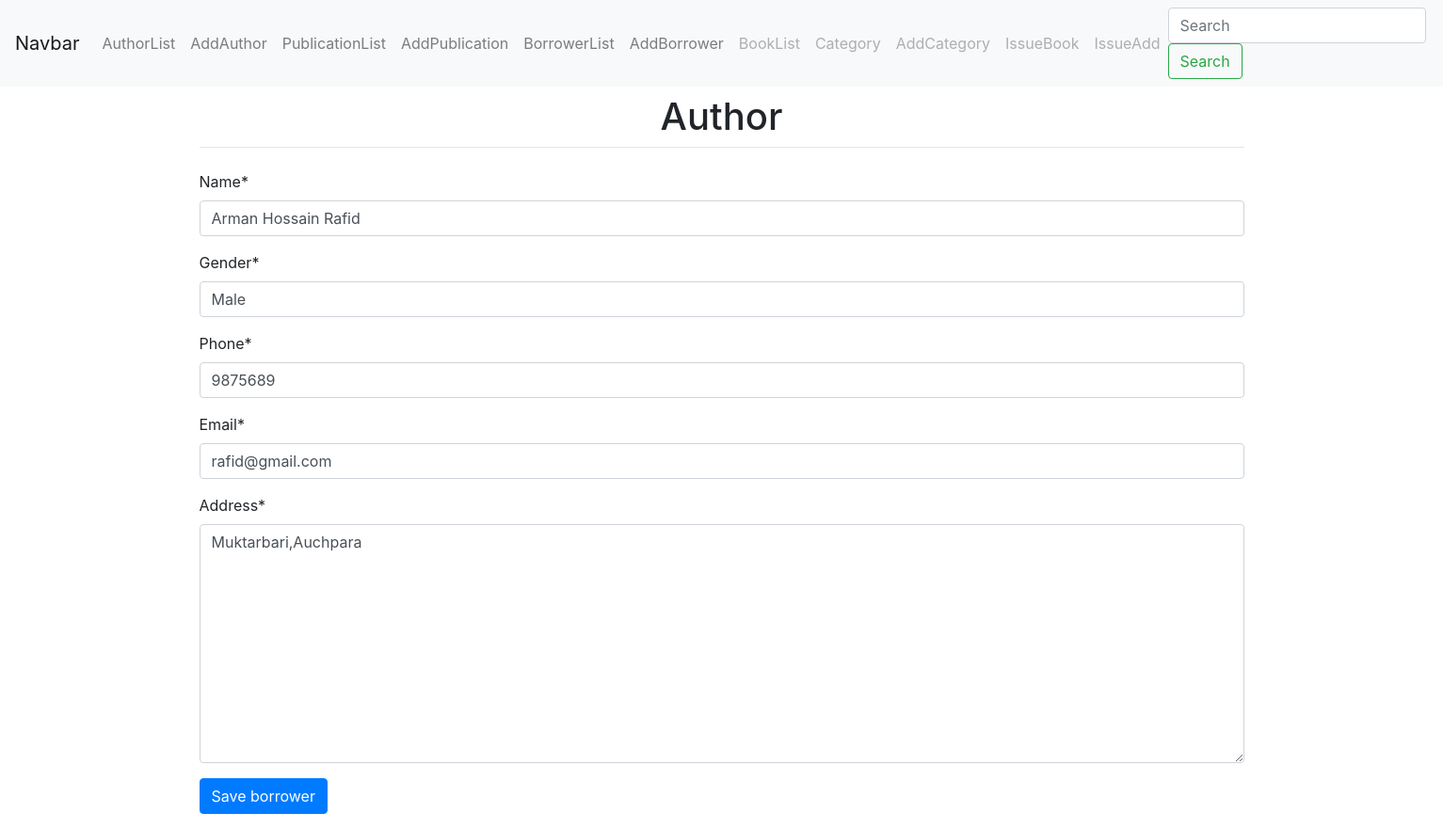
The app's page /borrower/1/edit/ with its own data.
### book/models.py (models this page shows, shortened)
class Borrower(models.Model):
    name= models.CharField(max_length=20)
    gender    = models.CharField(max_length=10)
    address   = models.TextField(max_length=200)
    phone     = models.IntegerField()
    email     = models.EmailField()

### book/views.py (the view)
# urls.py: path('borrower/<int:pk>/edit/',BorrowerUpdateView.as_view(), name='borrower_edit'),
class BorrowerUpdateView(UpdateView):
    model = Borrower
    form_class = BorrowerForm
    template_name = 'book/borrower_update_form.html'
    success_url = reverse_lazy('borrower_list')

### book/forms.py
class BorrowerForm(forms.ModelForm):
    class Meta:
        model = Borrower
        fields = ('name', 'gender', 'phone','email','address')
    def __init__(self, *args, **kwargs):
        super().__init__(*args, **kwargs)
        self.helper = FormHelper()
        self.helper.form_method = 'post'
        self.helper.add_input(Submit('submit', 'Save borrower'))

### templates/book/borrower_update_form.html
{% extends 'base.html' %}
{% load crispy_forms_tags %}
{% block content %}
  {% crispy form %}
{% endblock %}

### records on screen
Borrower: name "Arman Hossain Rafid", gender "Male", phone "9875689", email "rafid@gmail.com", address "Muktarbari,Auchpara"
